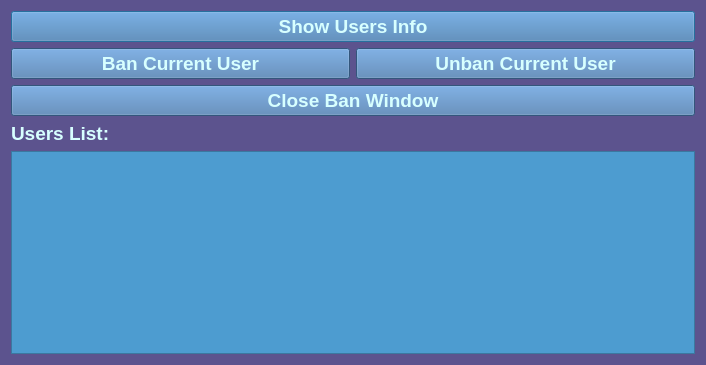
<?xml version="1.0" encoding="UTF-8"?>
<ui version="4.0">
 <class>BannWindow</class>
 <widget class="QDialog" name="BannWindow">
  <property name="geometry">
   <rect>
    <x>0</x>
    <y>0</y>
    <width>706</width>
    <height>365</height>
   </rect>
  </property>
  <property name="windowTitle">
   <string>Dialog</string>
  </property>
  <property name="styleSheet">
   <string notr="true">background-color: rgb(92,83,142);</string>
  </property>
  <layout class="QVBoxLayout" name="verticalLayout_2">
   <item>
    <layout class="QVBoxLayout" name="verticalLayout">
     <item>
      <widget class="QPushButton" name="showUsersInfoButton">
       <property name="font">
        <font>
         <pointsize>14</pointsize>
         <bold>true</bold>
        </font>
       </property>
       <property name="styleSheet">
        <string notr="true">color: rgb(215,255,255);
background-color: rgb(72,120,174);</string>
       </property>
       <property name="text">
        <string>Show Users Info</string>
       </property>
      </widget>
     </item>
     <item>
      <layout class="QHBoxLayout" name="horizontalLayout">
       <item>
        <widget class="QPushButton" name="bannCurrentUserButton">
         <property name="font">
          <font>
           <pointsize>14</pointsize>
           <bold>true</bold>
          </font>
         </property>
         <property name="styleSheet">
          <string notr="true">color: rgb(215,255,255);
background-color: rgb(72,120,174);</string>
         </property>
         <property name="text">
          <string>Ban Current User</string>
         </property>
        </widget>
       </item>
       <item>
        <widget class="QPushButton" name="unbannCurrentUserButton">
         <property name="font">
          <font>
           <pointsize>14</pointsize>
           <bold>true</bold>
          </font>
         </property>
         <property name="styleSheet">
          <string notr="true">color: rgb(215,255,255);
background-color: rgb(72,120,174);</string>
         </property>
         <property name="text">
          <string>Unban Current User</string>
         </property>
        </widget>
       </item>
      </layout>
     </item>
     <item>
      <widget class="QPushButton" name="closeBunnWindowButton">
       <property name="font">
        <font>
         <pointsize>14</pointsize>
         <bold>true</bold>
        </font>
       </property>
       <property name="styleSheet">
        <string notr="true">color: rgb(215,255,255);
background-color: rgb(72,120,174);</string>
       </property>
       <property name="text">
        <string>Close Ban Window</string>
       </property>
      </widget>
     </item>
    </layout>
   </item>
   <item>
    <widget class="QLabel" name="usersListLabel">
     <property name="enabled">
      <bool>true</bool>
     </property>
     <property name="font">
      <font>
       <pointsize>14</pointsize>
       <bold>true</bold>
      </font>
     </property>
     <property name="styleSheet">
      <string notr="true">color: rgb(215,255,255);
</string>
     </property>
     <property name="text">
      <string>Users List:</string>
     </property>
    </widget>
   </item>
   <item>
    <widget class="QTextBrowser" name="usersBrowser">
     <property name="font">
      <font>
       <pointsize>14</pointsize>
      </font>
     </property>
     <property name="styleSheet">
      <string notr="true">background-color: rgb(77,156,208);</string>
     </property>
    </widget>
   </item>
  </layout>
 </widget>
 <resources/>
 <connections/>
</ui>
